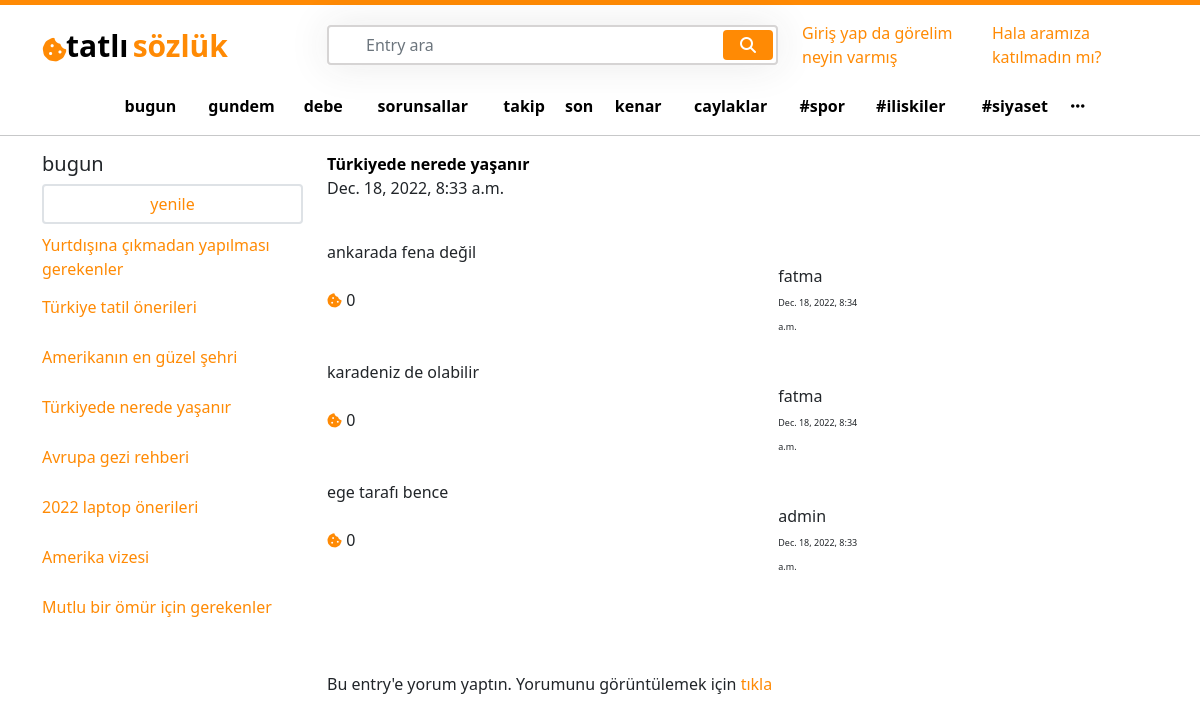
Page /Türkiyede nerede yaşanır/ on the earlier database version.
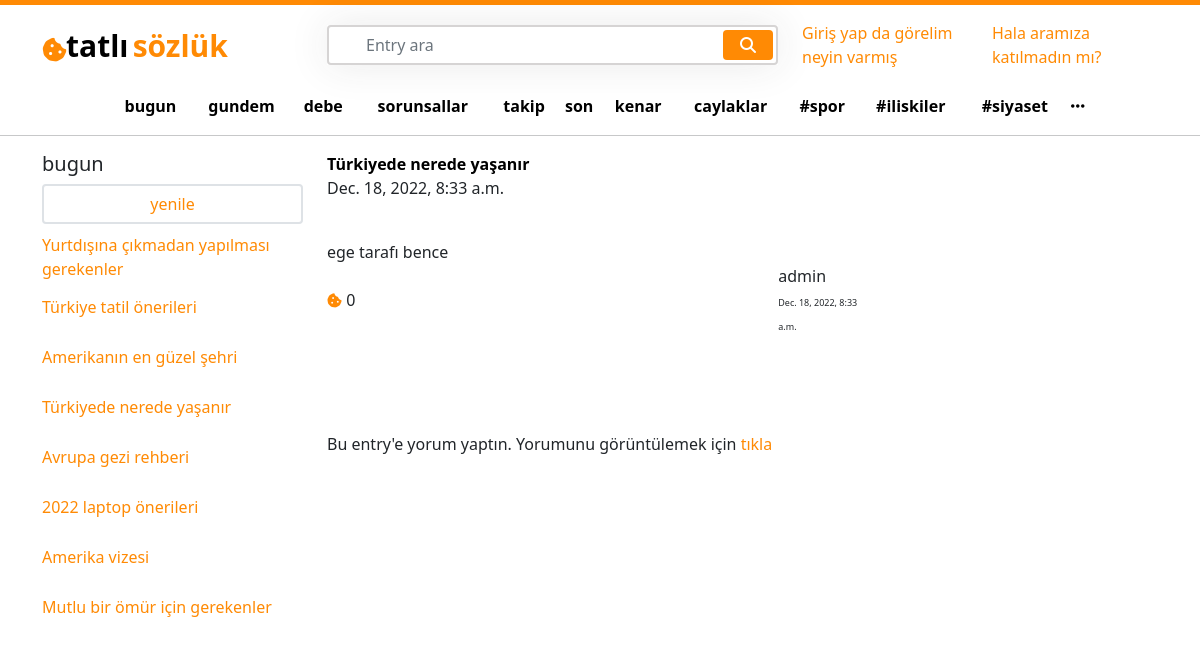
Same page on the later database version.
### entry/models.py (models this page shows, shortened)
class Entry(models.Model):
    user = models.ForeignKey(User, on_delete=models.CASCADE)
    entry_slug =  models.CharField(max_length=85, blank=True, null=True)
    entry_name =  models.CharField(max_length=85, blank=True, null=True)
    created_at = models.DateTimeField(auto_now_add=True)
    updated_at = models.DateTimeField(auto_now=True)

class EntryComments(models.Model):
    comment_body =  models.CharField(max_length=85, blank=True, null=True)
    commented_entry = models.ForeignKey(Entry, on_delete=models.CASCADE)
    likes_to_the_comment = models.PositiveIntegerField(default=0)
    writer = models.ForeignKey(User, on_delete=models.CASCADE, null=True)
    created_at = models.DateTimeField(auto_now_add=True)

### user/models.py (models this page shows, shortened)
class User(AbstractBaseUser):
    email = models.EmailField(max_length=100, unique=True)
    username = models.CharField(max_length=50, unique=True)
    date_joined = models.DateTimeField(auto_now_add=True)
    last_login = models.DateTimeField(auto_now_add=True)
    created_date = models.DateTimeField(auto_now_add=True)
    modified_date = models.DateTimeField(auto_now=True)
    is_admin = models.BooleanField(default=True)
    is_staff = models.BooleanField(default=True)
    is_active = models.BooleanField(default=True)
    is_superadmin = models.BooleanField(default=True)
    USERNAME_FIELD = 'email'
    REQUIRED_FIELDS = ['username']
    objects = UserManager()

### entry/views.py (the view)
# urls.py: path('<str:pk>/', views.entry_detail, name='entry_detail'),
def entry_detail(request, pk):
    all_entries = Entry.objects.all()
    entry_detail = get_object_or_404(Entry, entry_name=pk)
    bring_entry_info = Entry.objects.filter(entry_name=pk)
    entry_comment = EntryComments.objects.filter(commented_entry__entry_name=pk).order_by('-created_at')
    for i in entry_comment:
        tiklanan_posta_yorum_yapanlar = i.writer.username
        print(tiklanan_posta_yorum_yapanlar)
    user = request.user.username
    print(user)
    if request.method == "POST":
        comment_body = request.POST['comment_body']
        new_comment = EntryComments.objects.create(commented_entry=entry_detail,writer=request.user, comment_body=comment_body)
        new_comment.save()
    context = {
        'entry_detail' : entry_detail,
        "all_entries" :  all_entries,
        'bring_entry_info' : bring_entry_info,
        'entry_comment' : entry_comment,
        "tiklanan_posta_yorum_yapanlar" : tiklanan_posta_yorum_yapanlar,
        'user' : user
    }
    return render(request, "entry_detail.html",context)

### templates/entry_detail.html (shortened to what this page needs)
{% extends 'base.html' %}
{% load static %}
{% block content %}
<div class="col-lg-6 ">
    <div class="row">
        {% for i in bring_entry_info %}
            <div class="col-lg-12">
                <a href="{% url 'entry_detail' i.id %}" >
                    <b style="color:black ;">  {{i.entry_name}}</b>
                </a>
            </div>
            <div class="col-lg-12">
                {{i.created_at}}
            </div>
            <div class="col-lg-12 mt-3">
                {% for a in entry_comment %}
                <div class="col-lg-12 mt-4">
                    {{a.comment_body}}
                </div>
                   <div class="row justify-content-between">
                        <div class="col-lg-3 my-auto">
                            <i class="fa-solid fa-cookie-bite" id="logo" style="font-size:15px ;"></i>
                            {{a.likes_to_the_comment}}
                        </div>
                        <div class="col-lg-5">
                            <div class="row justify-content-end">
                                <div class="col-lg-6">
                                    <div class="col-lg-12">
                                        {{a.writer.username}}
                                    </div>
                                    <div class="col-lg-12">
                                       <small style="font-size: 9px;">{{a.created_at}}</small>
                                    </div>
                                </div>
                            </div>
                        </div>
                    </div>
                {% endfor %}
            </div>
        <div class="col-lg-12">
            <form action="" method="POST">
                <div class="col-lg-12">
                    <b>{{searched_entry}}</b><br><br><br><br>
                    {% if user in tiklanan_posta_yorum_yapanlar %}
                    <span>Bu entry'e yorum yaptın. Yorumunu görüntülemek için <a href="{% url 'user_page' %}">tıkla</a></span>
                    {% else %}
                    <h4>Sende yorumunu paylaş </h4>
                    <br>
                    <input placeholder="{{searched_entry}}hakkında bize biraz bilgi ver" name="comment_body" style="height:180px; width: 500px;"></input>{{form.comment_body}}
                   <br>
                    <input type="submit" value="Submit">
                    {% endif %}
                    <br>
                    <br>
                    <br>
                </div>
            </form>
        </div>
        {% endfor %}
    </div>
</div>
{% endblock %}

### templates/base.html (shortened to what the changed rows need)
{% load static %}
<!DOCTYPE html>
<html lang="en">
<head>
    <link href="https://cdn.jsdelivr.net/npm/bootstrap@5.1.3/dist/css/bootstrap.min.css" rel="stylesheet">
    <link rel="stylesheet" href="https://cdnjs.cloudflare.com/ajax/libs/font-awesome/6.2.1/css/all.min.css" />
    <link rel="stylesheet" href="{% static 'css/home.css' %}">
</head>
<body>
<div class="container">
    <div class="row">
        <div class="col-lg-3 main_left">
            <div class="col-lg-12 mt-2">
                <ul class='p-0 ul_left'>
                        {% for i in all_entries %}
                        <li class="li">
                            <a href="{% url 'entry_detail' i.entry_name %}">
                            {{i.entry_name}}
                            </a>
                        </li>
                        {% endfor %}
                </ul>
            </div>
        </div>
{% block content %}
{% endblock %}
</body>
</html>

Differences in the rows shown:
removed EntryComments: comment_body "ankarada fena değil", likes_to_the_comment "0", writer.username "fatma", created_at "Dec. 18, 2022, 8:34 a.m.", shown under Entry "Türkiyede nerede yaşanır"
removed EntryComments: comment_body "karadeniz de olabilir", likes_to_the_comment "0", writer.username "fatma", created_at "Dec. 18, 2022, 8:34 a.m.", shown under Entry "Türkiyede nerede yaşanır"
